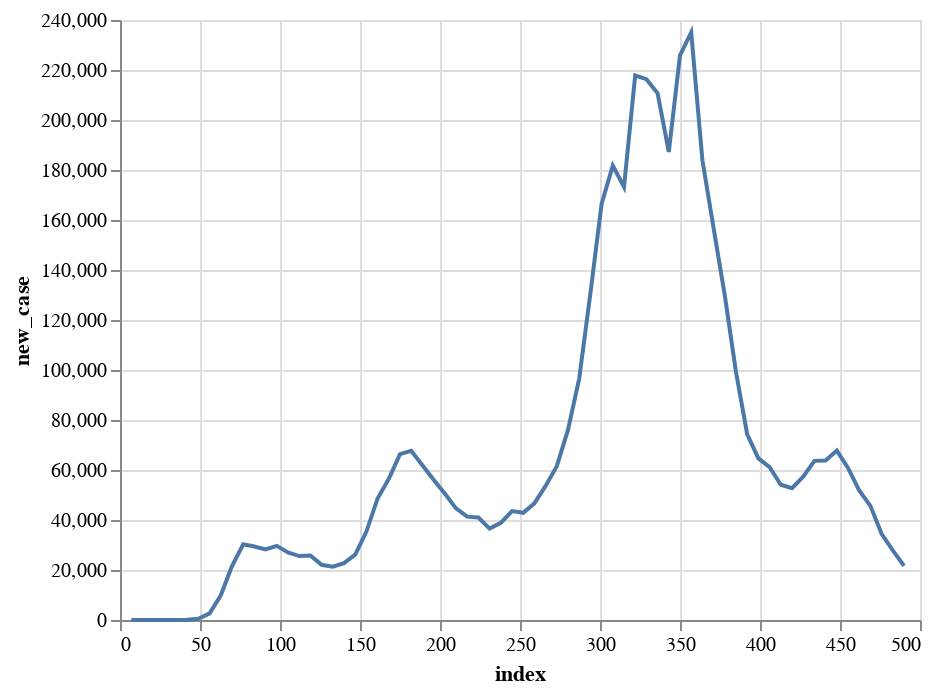

Here is the notebook cell this chart was saved with:
### Code cell
alt.Chart(total_case_time['new_case'].rolling(7).mean().iloc[::7].to_frame().reset_index()).mark_line().encode(
    x='index',
    y='new_case'
)

### Figure 1 — Vega-Lite specification as saved in the notebook (floating-point values rounded to 4 significant figures)
{"config": {"view": {"continuousWidth": 400, "continuousHeight": 300}}, "data": {"name": "data-8d674e15c96bfe8180a7c7e03f96e1d0"}, "mark": "line", "encoding": {"x": {"type": "quantitative", "field": "index"}, "y": {"type": "quantitative", "field": "new_case"}}, "$schema": "https://vega.github.io/schema/vega-lite/v4.8.1.json", "datasets": {"data-8d674e15c96bfe8180a7c7e03f96e1d0": [{"index": 0, "new_case": null}, {"index": 7, "new_case": 1.571}, {"index": 14, "new_case": 7.714}, {"index": 21, "new_case": 10.43}, {"index": 28, "new_case": 10.71}, {"index": 35, "new_case": 29.71}, {"index": 42, "new_case": 98.71}, {"index": 49, "new_case": 505.3}, {"index": 56, "new_case": 2638.0}, {"index": 63, "new_case": 9886.0}, {"index": 70, "new_case": 21590.0}, {"index": 77, "new_case": 30260.0}, {"index": 84, "new_case": 29370.0}, {"index": 91, "new_case": 28220.0}, {"index": 98, "new_case": 29660.0}, {"index": 105, "new_case": 27040.0}, {"index": 112, "new_case": 25580.0}, {"index": 119, "new_case": 25790.0}, {"index": 126, "new_case": 22080.0}, {"index": 133, "new_case": 21320.0}, {"index": 140, "new_case": 22740.0}, {"index": 147, "new_case": 26120.0}, {"index": 154, "new_case": 35370.0}, {"index": 161, "new_case": 48610.0}, {"index": 168, "new_case": 56480.0}, {"index": 175, "new_case": 66350.0}, {"index": 182, "new_case": 67650.0}, {"index": 189, "new_case": 61940.0}, {"index": 196, "new_case": 56130.0}, {"index": 203, "new_case": 50610.0}, {"index": 210, "new_case": 44650.0}, {"index": 217, "new_case": 41330.0}, {"index": 224, "new_case": 40990.0}, {"index": 231, "new_case": 36570.0}, {"index": 238, "new_case": 38870.0}, {"index": 245, "new_case": 43560.0}, {"index": 252, "new_case": 42880.0}, {"index": 259, "new_case": 46640.0}, {"index": 266, "new_case": 53630.0}, {"index": 273, "new_case": 61550.0}, {"index": 280, "new_case": 76020.0}, {"index": 287, "new_case": 96550.0}, {"index": 294, "new_case": 130700.0}, {"index": 301, "new_case": 166400.0}, {"index": 308, "new_case": 181800.0}, {"index": 315, "new_case": 173200.0}, {"index": 322, "new_case": 217800.0}, {"index": 329, "new_case": 216300.0}, {"index": 336, "new_case": 210700.0}, {"index": 343, "new_case": 187200.0}, {"index": 350, "new_case": 225900.0}, {"index": 357, "new_case": 235100.0}, {"index": 364, "new_case": 183900.0}, {"index": 371, "new_case": 156700.0}, {"index": 378, "new_case": 129800.0}, {"index": 385, "new_case": 99150.0}, {"index": 392, "new_case": 74220.0}, {"index": 399, "new_case": 64630.0}, {"index": 406, "new_case": 61150.0}, {"index": 413, "new_case": 54110.0}, {"index": 420, "new_case": 52710.0}, {"index": 427, "new_case": 57360.0}, {"index": 434, "new_case": 63660.0}, {"index": 441, "new_case": 63770.0}, {"index": 448, "new_case": 67770.0}, {"index": 455, "new_case": 60850.0}, {"index": 462, "new_case": 51850.0}, {"index": 469, "new_case": 45660.0}, {"index": 476, "new_case": 34470.0}, {"index": 483, "new_case": 27820.0}, {"index": 490, "new_case": 21660.0}]}}
